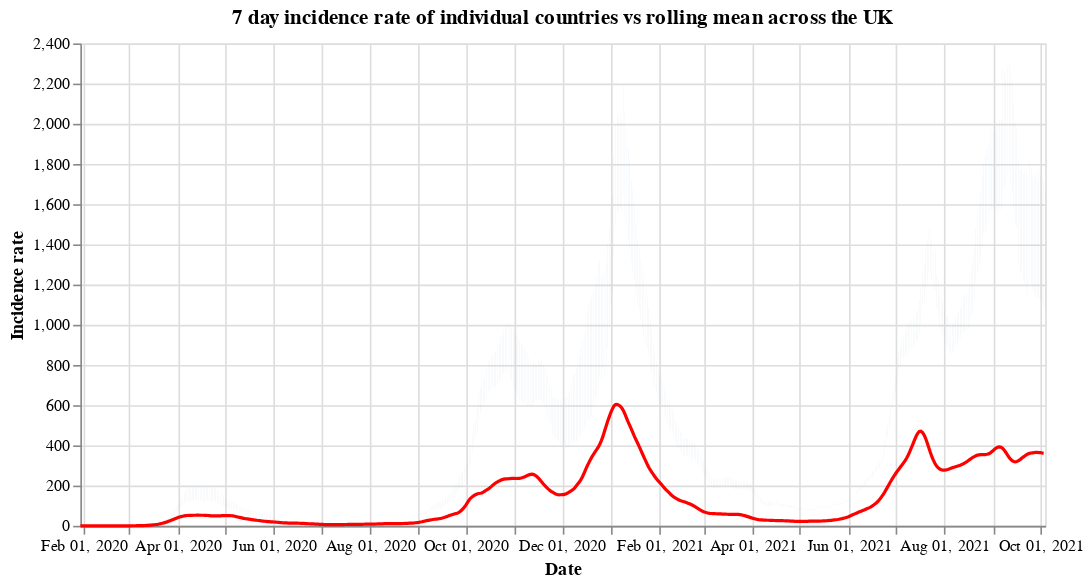

Notebook code cell kept with this figure:
### Code cell
#collapse
countries = uk_cases['areaName'].unique()
countries.sort()

selection = alt.selection_single(
    name='Select',
    fields=['areaName'],
    init={'areaName': 'Wales'},
    bind={'areaName': alt.binding_select(options=countries)}
)

# scatter plot, modify opacity based on selection
bars = alt.Chart(uk_cases).mark_bar().add_selection(
    selection
).encode(
    x=alt.X("yearmonthdate(date):T", axis=alt.Axis(title='Date')),
    y=alt.Y("weeklyCasesRate:Q", axis=alt.Axis(title='Incidence rate')),
    tooltip='weeklyCasesRate:Q',
    opacity=alt.condition(selection, alt.value(1), alt.value(0))
).properties(title=f'7 day incidence rate of individual countries vs rolling mean across the UK', width=600)

line = alt.Chart(overview_cases).mark_line(
    color='red',
    size=2,
).transform_window(
    rolling_mean='mean(weeklyCasesRate)',
    frame=[0, 7]
).encode(
    x='yearmonthdate(date):T',
    y='rolling_mean:Q'
)

alt.layer(bars, line)

### Figure 1 — Vega-Lite specification as saved in the notebook (floating-point values rounded to 4 significant figures; data arrays with more than 128 entries replaced by an {"elided": "..."} marker saying what was removed)
{"config": {"view": {"continuousWidth": 400, "continuousHeight": 300}}, "layer": [{"data": {"name": "data-beb3a9652989c194a555908be4af33d7"}, "mark": "bar", "encoding": {"opacity": {"condition": {"value": 1, "selection": "Select"}, "value": 0}, "tooltip": {"type": "quantitative", "field": "weeklyCasesRate"}, "x": {"type": "temporal", "axis": {"title": "Date"}, "field": "date", "timeUnit": "yearmonthdate"}, "y": {"type": "quantitative", "axis": {"title": "Incidence rate"}, "field": "weeklyCasesRate"}}, "selection": {"Select": {"type": "single", "fields": ["areaName"], "init": {"areaName": "Wales"}, "bind": {"areaName": {"input": "select", "options": ["England", "Northern Ireland", "Scotland", "Wales"]}}}}, "title": "7 day incidence rate of individual countries vs rolling mean across the UK", "width": 600}, {"data": {"name": "data-9efb313151e9d544c68b3d0045695d8a"}, "mark": {"type": "line", "color": "red", "size": 2}, "encoding": {"x": {"type": "temporal", "field": "date", "timeUnit": "yearmonthdate"}, "y": {"type": "quantitative", "field": "rolling_mean"}}, "transform": [{"window": [{"op": "mean", "field": "weeklyCasesRate", "as": "rolling_mean"}], "frame": [0, 7]}]}], "$schema": "https://vega.github.io/schema/vega-lite/v4.8.1.json", "datasets": {"data-beb3a9652989c194a555908be4af33d7": {"elided": "2360 records"}, "data-9efb313151e9d544c68b3d0045695d8a": {"elided": "613 records"}}}
